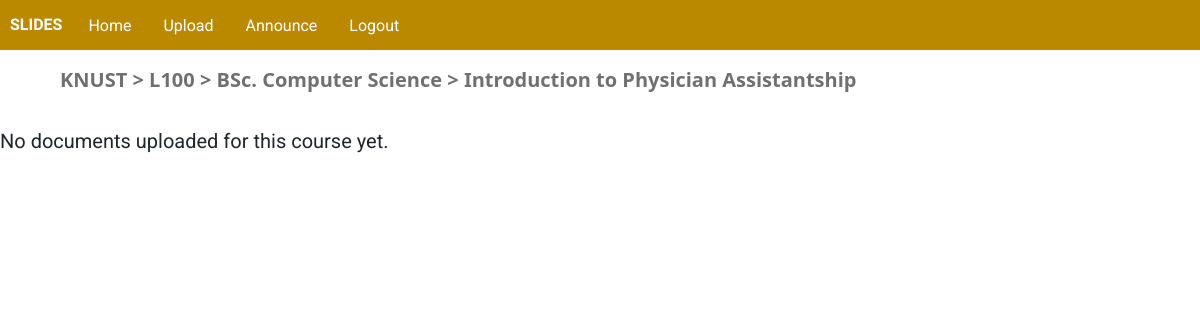
/course/2 (signed in), run on the app's committed database.
### slides/models.py (models this page shows, shortened)
class User(AbstractUser):
    university = models.ForeignKey(University, on_delete=models.CASCADE)
    school = models.ForeignKey(School, on_delete=models.CASCADE)
    program = models.ForeignKey(Program, on_delete=models.CASCADE)
    level = models.ForeignKey(Level, on_delete=models.CASCADE, default=1)

class University(models.Model):
    university = models.CharField(max_length=100)
    class Meta:
        verbose_name_plural = "universities"

class Level(models.Model):
    program = models.ForeignKey(Program, on_delete=models.CASCADE, related_name="pro")
    level = models.IntegerField()
    year = models.IntegerField()

class Program(models.Model):
    school = models.ForeignKey(School, on_delete=models.CASCADE, related_name='sch')
    program = models.CharField(max_length=100)

class Course(models.Model):
    level = models.ForeignKey(Level, on_delete=models.CASCADE, related_name="lvl", default=1)
    course_code = models.CharField(max_length=20)
    course = models.CharField(max_length=500)

### slides/views.py (the view)
# urls.py: path("course/<course_id>", views.course, name="course"),
@login_required
def course(request, course_id):
    documents = Document.objects.filter(course=course_id)
    course = Course.objects.get(pk=course_id)
    return render(request, "slides/course.html", {
        "documents": documents,
        "user": request.user,
        "course":course
    })

### slides/templates/slides/course.html (shortened to what this page needs)
{% extends "slides/layout.html" %}
{% load static %}
{% load custom_template_tags %}
{% block body %}
    <div>
        <div class="section-container">
            <div id="section-label">
                <p class="label-text">
                    {{ user.university.university }}
                    >
                    L{{ user.level.level }}
                    >
                    {{user.program.program}}
                    >
                    {{course.course}}</p>
            </div>
            {% if not documents %}
                <div class="no-data">
                    No documents uploaded for this course yet.
                </div>
            {% endif %}
        </div>
    </div>
{% endblock %}

### slides/static/slides/styles.css (style rules this page uses)
.no-data { margin-left: auto; margin-right: auto; font-size: 20px; font-family: "roboto", sans-serif; }
body { padding: 0px; margin: 0px; width: 100%; }
.label-text, .section-container #section-label { font-family: Segoe UI, Frutiger, Frutiger Linotype, Dejavu Sans, Helvetica Neue, Arial, sans-serif; font-weight: bold; font-size: 20px; color: #707070; margin-left: 30px; line-height: 60px; }

### slides/static/slides/styles-mobile.css (style rules this page uses)
.no-data { margin-left: auto; font-size: 20px; font-family: "roboto", sans-serif; margin-right: auto; }
body { padding: 0px; margin: 0px; width: 100%; }
.label-text { font-family: "Lato", sans-serif; font-weight: bold; font-size: 20px; color: #707070; margin-left: 10px; margin-bottom: 5px; margin-top: 5px; }

### data on the page
User: university.university "KNUST", level.level "100", program.program "BSc. Computer Science"
Course: course "Introduction to Physician Assistantship"
